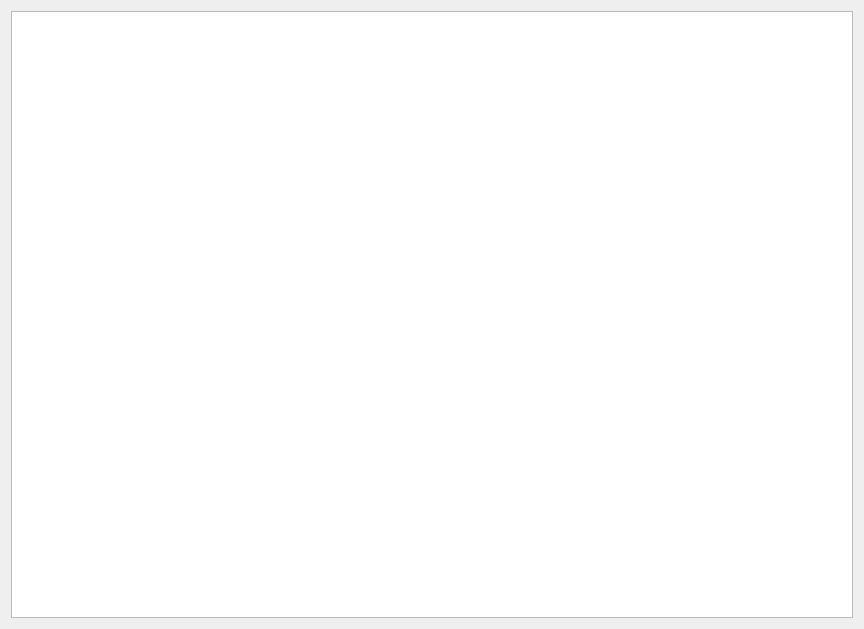
<?xml version="1.0" encoding="UTF-8"?>
<ui version="4.0">
 <class>CityVisualizer</class>
 <widget class="QWidget" name="CityVisualizer">
  <property name="geometry">
   <rect>
    <x>0</x>
    <y>0</y>
    <width>864</width>
    <height>629</height>
   </rect>
  </property>
  <property name="windowTitle">
   <string>Form</string>
  </property>
  <layout class="QGridLayout" name="gridLayout">
   <item row="0" column="0">
    <widget class="QGraphicsView" name="graphicsView"/>
   </item>
  </layout>
 </widget>
 <resources/>
 <connections/>
</ui>
